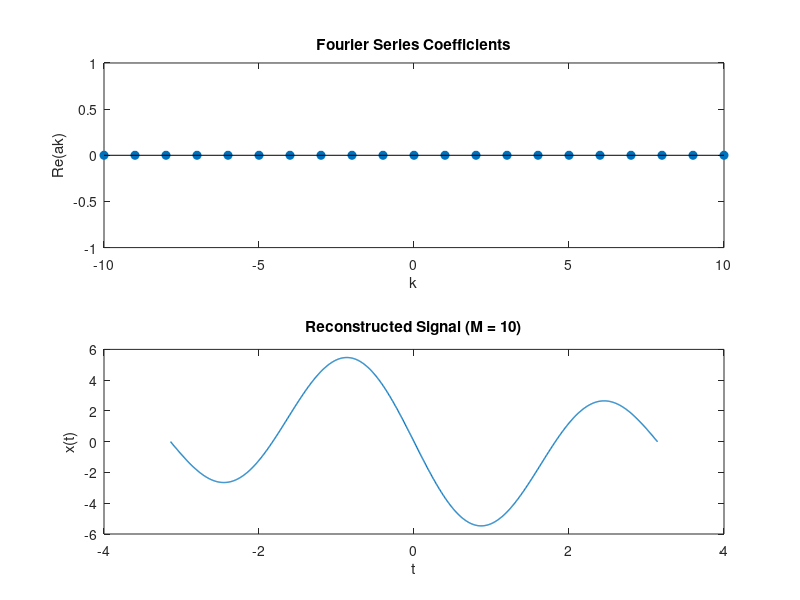

Write the MATLAB code that produced this figure.
% Given Fourier series coefficients
k = -10:10;
ak = zeros(size(k));
ak(abs(k) < 3) = 1j * k(abs(k) < 3);

% Number of terms for reconstruction
M = 10;

% Time parameters
T = 2 * pi;
t = linspace(-T/2, T/2, 1000);

% Reconstructed signal
x = zeros(size(t));
for n = -M:M
    x = x + ak(floor(round(n) + 1 + length(k) / 2)) * exp(1j * n * t);
end

% Plot Fourier series coefficients
figure;
subplot(2, 1, 1);
stem(k, real(ak), 'filled');
xlabel('k');
ylabel('Re(ak)');
title('Fourier Series Coefficients');

% Plot reconstructed signal
subplot(2, 1, 2);
plot(t, real(x), 'LineWidth', 1);
xlabel('t');
ylabel('x(t)');
title('Reconstructed Signal (M = 10)');
